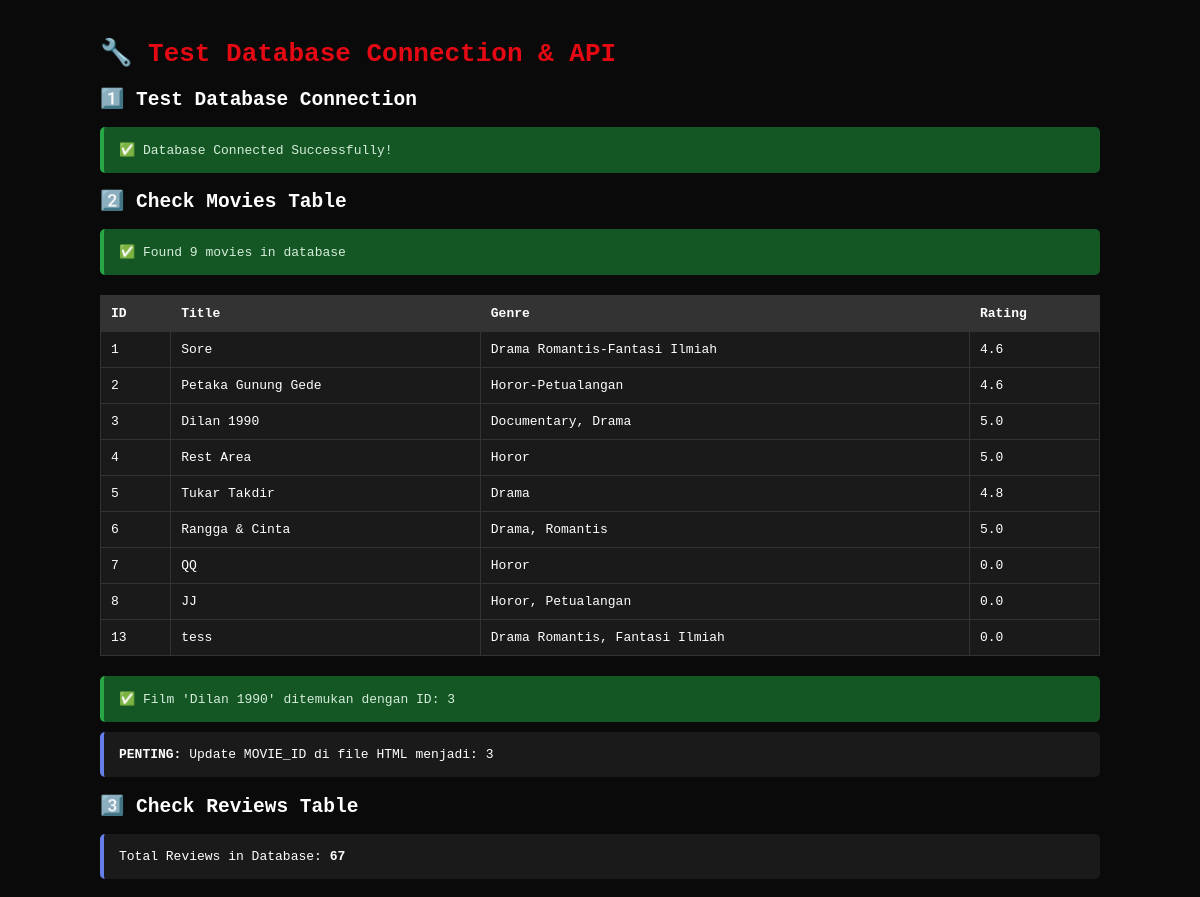
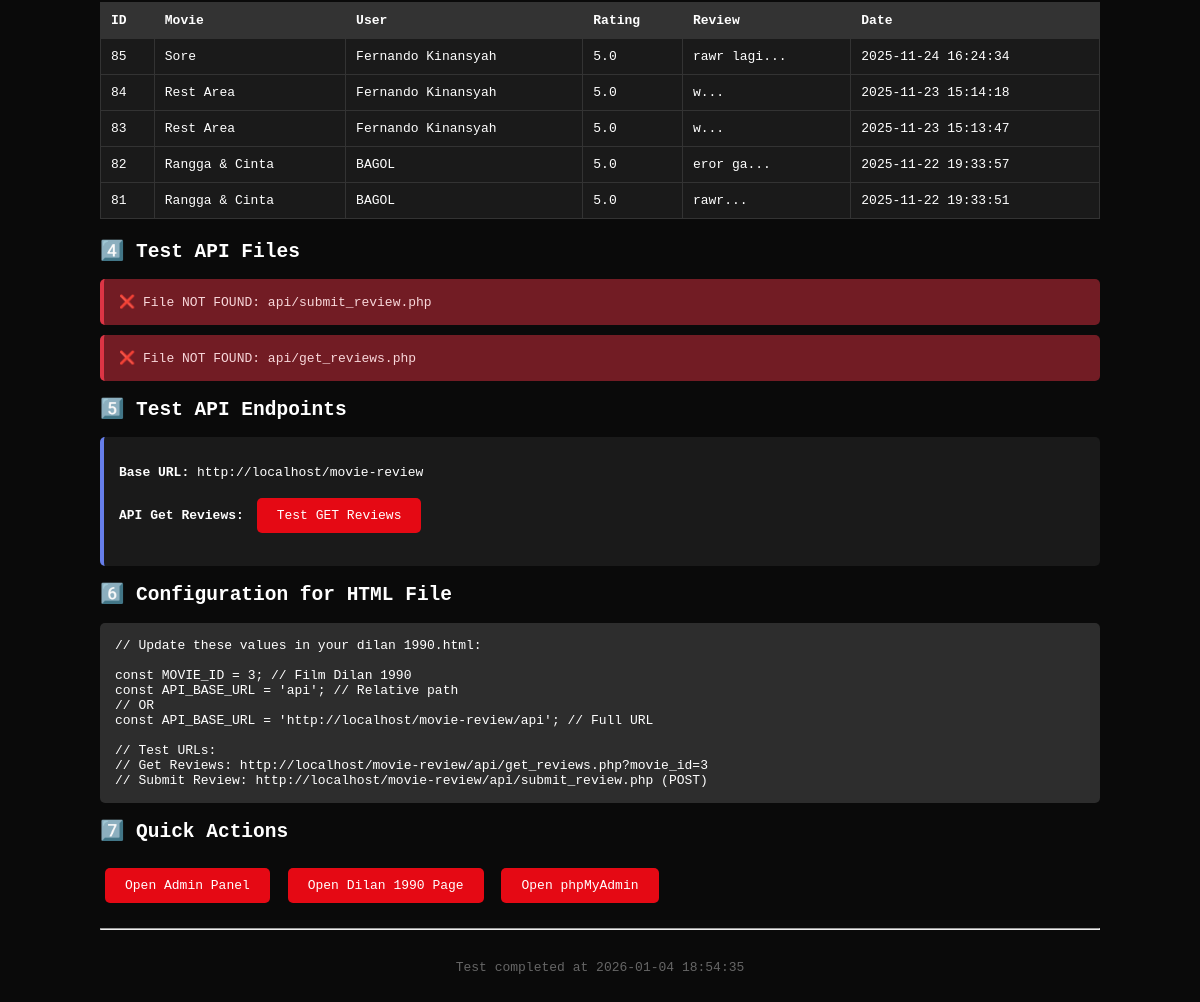
The page /test_connection.php on the database its author committed (2 pictures, top to bottom).
### tables this page shows
CREATE TABLE `movies` (
  `id` int(11) NOT NULL,
  `title` varchar(200) NOT NULL,
  `original_title` varchar(200) DEFAULT NULL,
  `release_year` int(11) DEFAULT NULL,
  `duration` int(11) DEFAULT NULL COMMENT 'durasi dalam menit',
  `genre` varchar(100) DEFAULT NULL,
  `director` varchar(100) DEFAULT NULL,
  `cast` text DEFAULT NULL COMMENT 'JSON array atau comma separated',
  `synopsis` text DEFAULT NULL,
  `poster` varchar(255) DEFAULT NULL,
  `trailer_url` varchar(255) DEFAULT NULL,
  `average_rating` decimal(2,1) DEFAULT 0.0,
  `total_reviews` int(11) DEFAULT 0,
  `created_by` int(11) DEFAULT NULL,
  `created_at` timestamp NOT NULL DEFAULT current_timestamp(),
  `updated_at` timestamp NOT NULL DEFAULT current_timestamp() ON UPDATE current_timestamp()
);

CREATE TABLE `reviews` (
  `id` int(11) NOT NULL,
  `movie_id` int(11) NOT NULL,
  `user_id` int(11) NOT NULL,
  `rating` decimal(2,1) NOT NULL CHECK (`rating` >= 0 and `rating` <= 5),
  `review_text` text DEFAULT NULL,
  `user_name` varchar(100) DEFAULT 'Anonymous',
  `is_spoiler` tinyint(1) DEFAULT 0,
  `helpful_count` int(11) DEFAULT 0,
  `created_at` timestamp NOT NULL DEFAULT current_timestamp(),
  `updated_at` timestamp NOT NULL DEFAULT current_timestamp() ON UPDATE current_timestamp()
);

CREATE TABLE `users` (
  `id` int(11) NOT NULL,
  `username` varchar(50) NOT NULL,
  `email` varchar(100) NOT NULL,
  `password` varchar(255) NOT NULL,
  `full_name` varchar(100) DEFAULT NULL,
  `profile_picture` varchar(255) DEFAULT NULL,
  `bio` text DEFAULT NULL,
  `role` enum('admin','user') DEFAULT 'user',
  `created_at` timestamp NOT NULL DEFAULT current_timestamp(),
  `updated_at` timestamp NOT NULL DEFAULT current_timestamp() ON UPDATE current_timestamp()
);

### test_connection.php (the view, shortened to what this page needs)
<?php
echo "<!DOCTYPE html>
<html>
<head>
    <meta charset='UTF-8'>
    <title>Test Database Connection</title>
    <style>
        body {
            font-family: monospace;
            background: #0a0a0a;
            color: #fff;
            padding: 20px;
            max-width: 1000px;
            margin: 0 auto;
        }
        h1 { color: #e50914; }
        .success {
            background: #155724;
            color: #d4edda;
            padding: 15px;
            margin: 10px 0;
            border-radius: 5px;
            border-left: 4px solid #28a745;
        }
        .error {
            background: #721c24;
            color: #f8d7da;
            padding: 15px;
            margin: 10px 0;
            border-radius: 5px;
            border-left: 4px solid #dc3545;
        }
        .info {
            background: #1a1a1a;
            padding: 15px;
            margin: 10px 0;
            border-radius: 5px;
            border-left: 4px solid #667eea;
        }
        table {
            width: 100%;
            border-collapse: collapse;
            margin: 20px 0;
            background: #1a1a1a;
        }
        th, td {
            border: 1px solid #333;
            padding: 10px;
            text-align: left;
        }
        th { background: #333; }
        .test-btn {
            background: #e50914;
            color: white;
            padding: 10px 20px;
            border: none;
            border-radius: 5px;
            cursor: pointer;
            margin: 5px;
            text-decoration: none;
            display: inline-block;
        }
        .test-btn:hover { background: #f00; }
        pre {
            background: #2d2d2d;
            padding: 15px;
            border-radius: 5px;
            overflow-x: auto;
        }
    </style>
</head>
<body>
<h1>🔧 Test Database Connection & API</h1>";
echo "<h2>1️⃣ Test Database Connection</h2>";
$host = '127.0.0.1';
$dbname = 'movie_review_db';
$username = 'root';
$password = '';
try {
    $pdo = new PDO(
        "mysql:host=$host;dbname=$dbname;charset=utf8mb4",
        $username,
        $password,
        [PDO::ATTR_ERRMODE => PDO::ERRMODE_EXCEPTION]
    );
    echo "<div class='success'>✅ Database Connected Successfully!</div>";
    echo "<h2>2️⃣ Check Movies Table</h2>";
    $stmt = $pdo->query("SELECT id, title, genre, average_rating FROM movies ORDER BY id LIMIT 10");
    $movies = $stmt->fetchAll();
    if (count($movies) > 0) {
        echo "<div class='success'>✅ Found " . count($movies) . " movies in database</div>";
        echo "<table>";
        echo "<tr><th>ID</th><th>Title</th><th>Genre</th><th>Rating</th></tr>";
        foreach ($movies as $movie) {
            echo "<tr>";
            echo "<td>{$movie['id']}</td>";
            echo "<td>{$movie['title']}</td>";
            echo "<td>{$movie['genre']}</td>";
            echo "<td>{$movie['average_rating']}</td>";
            echo "</tr>";
        }
        echo "</table>";
        $stmt = $pdo->prepare("SELECT id, title FROM movies WHERE title LIKE '%Dilan%'");
        $stmt->execute();
        $dilan = $stmt->fetch();
        if ($dilan) {
            echo "<div class='success'>✅ Film 'Dilan 1990' ditemukan dengan ID: {$dilan['id']}</div>";
            echo "<div class='info'><strong>PENTING:</strong> Update MOVIE_ID di file HTML menjadi: <code>{$dilan['id']}</code></div>";
        } else {
            echo "<div class='error'>❌ Film 'Dilan 1990' tidak ditemukan. Tambahkan dulu via admin panel!</div>";
        }
    } else {
        echo "<div class='error'>❌ No movies found. Add movies via admin panel first!</div>";
    }
    echo "<h2>3️⃣ Check Reviews Table</h2>";
    $stmt = $pdo->query("SELECT COUNT(*) as total FROM reviews");
    $total = $stmt->fetch()['total'];
    echo "<div class='info'>Total Reviews in Database: <strong>$total</strong></div>";
    if ($total > 0) {
        $stmt = $pdo->query("
            SELECT r.id, r.rating, r.review_text, m.title as movie_title, u.username, r.created_at
            FROM reviews r
            LEFT JOIN movies m ON r.movie_id = m.id
            LEFT JOIN users u ON r.user_id = u.id
            ORDER BY r.created_at DESC
            LIMIT 5
        ");
        $reviews = $stmt->fetchAll();
        echo "<table>";
        echo "<tr><th>ID</th><th>Movie</th><th>User</th><th>Rating</th><th>Review</th><th>Date</th></tr>";
        foreach ($reviews as $review) {
            echo "<tr>";
            echo "<td>{$review['id']}</td>";
            echo "<td>{$review['movie_title']}</td>";
            echo "<td>{$review['username']}</td>";
            echo "<td>{$review['rating']}</td>";
            echo "<td>" . substr($review['review_text'], 0, 50) . "...</td>";
            echo "<td>{$review['created_at']}</td>";
            echo "</tr>";
        }
        echo "</table>";
    }
    echo "<h2>4️⃣ Test API Files</h2>";
    $api_files = [
        'api/submit_review.php',
        'api/get_reviews.php'
    ];
    foreach ($api_files as $file) {
        if (file_exists($file)) {
            echo "<div class='success'>✅ File exists: $file</div>";
        } else {
            echo "<div class='error'>❌ File NOT FOUND: $file</div>";
        }
    }
    echo "<h2>5️⃣ Test API Endpoints</h2>";
    $base_url = (isset($_SERVER['HTTPS']) && $_SERVER['HTTPS'] === 'on' ? "https" : "http") .
                "://{$_SERVER['HTTP_HOST']}" .
                dirname($_SERVER['REQUEST_URI']);
    echo "<div class='info'>";
    echo "<p><strong>Base URL:</strong> $base_url</p>";
    echo "<p><strong>API Get Reviews:</strong> <a href='{$base_url}/api/get_reviews.php?movie_id=3' target='_blank' class='test-btn'>Test GET Reviews</a></p>";
    echo "</div>";
    echo "<h2>6️⃣ Configuration for HTML File</h2>";
    echo "<pre>// Update these values in your dilan 1990.html:
const MOVIE_ID = {$dilan['id']}; // Film Dilan 1990
const API_BASE_URL = 'api'; // Relative path
// OR
const API_BASE_URL = '{$base_url}/api'; // Full URL
// Test URLs:
// Get Reviews: {$base_url}/api/get_reviews.php?movie_id={$dilan['id']}
// Submit Review: {$base_url}/api/submit_review.php (POST)
</pre>";
    echo "<h2>7️⃣ Quick Actions</h2>";
    echo "<div style='margin: 20px 0;'>";
    echo "<a href='admin.php' class='test-btn'>Open Admin Panel</a> ";
    echo "<a href='dilan 1990.html' class='test-btn'>Open Dilan 1990 Page</a> ";
    echo "<a href='http://localhost/phpmyadmin' class='test-btn' target='_blank'>Open phpMyAdmin</a>";
    echo "</div>";
} catch (PDOException $e) {
    echo "<div class='error'>❌ Database Connection Failed: " . $e->getMessage() . "</div>";
    echo "<div class='info'>";
    echo "<h3>Troubleshooting Steps:</h3>";
    echo "<ol>";
    echo "<li>Make sure XAMPP Apache and MySQL are running</li>";
    echo "<li>Check if database 'movie_review_db' exists in phpMyAdmin</li>";
    echo "<li>Verify database credentials are correct</li>";
    echo "</ol>";
    echo "</div>";
}
echo "<hr>";
echo "<p style='text-align:center; color:#666; margin-top:30px;'>Test completed at " . date('Y-m-d H:i:s') . "</p>";
echo "</body></html>";
?>

### test_connection.php (style rules this page uses)
body { font-family: monospace; background: #0a0a0a; color: #fff; padding: 20px; max-width: 1000px; margin: 0 auto; }
h1 { color: #e50914; }
.success { background: #155724; color: #d4edda; padding: 15px; margin: 10px 0; border-radius: 5px; border-left: 4px solid #28a745; }
.error { background: #721c24; color: #f8d7da; padding: 15px; margin: 10px 0; border-radius: 5px; border-left: 4px solid #dc3545; }
.info { background: #1a1a1a; padding: 15px; margin: 10px 0; border-radius: 5px; border-left: 4px solid #667eea; }
table { width: 100%; border-collapse: collapse; margin: 20px 0; background: #1a1a1a; }
th, td { border: 1px solid #333; padding: 10px; text-align: left; }
th { background: #333; }
.test-btn { background: #e50914; color: white; padding: 10px 20px; border: none; border-radius: 5px; cursor: pointer; margin: 5px; text-decoration: none; display: inline-block; }
pre { background: #2d2d2d; padding: 15px; border-radius: 5px; overflow-x: auto; }

### rows shown on the page
movies: id "1", title "Sore", genre "Drama Romantis-Fantasi Ilmiah", average_rating "4.6"
movies: id "2", title "Petaka Gunung Gede", genre "Horor-Petualangan", average_rating "4.6"
movies: id "3", title "Dilan 1990", genre "Documentary, Drama", average_rating "5.0"
movies: id "4", title "Rest Area", genre "Horor", average_rating "5.0"
movies: id "5", title "Tukar Takdir", genre "Drama", average_rating "4.8"
movies: id "6", title "Rangga & Cinta", genre "Drama, Romantis", average_rating "5.0"
movies: id "7", title "QQ", genre "Horor", average_rating "0.0"
movies: id "8", title "JJ", genre "Horor, Petualangan", average_rating "0.0"
movies: id "13", title "tess", genre "Drama Romantis, Fantasi Ilmiah", average_rating "0.0"
reviews: id "85", movie.title "Sore", user.username "Fernando Kinansyah", rating "5.0", review_text "rawr lagi", created_at "2025-11-24 16:24:34"
reviews: id "84", movie.title "Rest Area", user.username "Fernando Kinansyah", rating "5.0", review_text "w", created_at "2025-11-23 15:14:18"
reviews: id "83", movie.title "Rest Area", user.username "Fernando Kinansyah", rating "5.0", review_text "w", created_at "2025-11-23 15:13:47"
reviews: id "82", movie.title "Rangga & Cinta", user.username "BAGOL", rating "5.0", review_text "eror ga", created_at "2025-11-22 19:33:57"
reviews: id "81", movie.title "Rangga & Cinta", user.username "BAGOL", rating "5.0", review_text "rawr", created_at "2025-11-22 19:33:51"

### other values the page prints
count($movies) "9"
$total "67"
$file "api/submit_review.php"
$file "api/get_reviews.php"
$base_url "http://localhost/movie-review"
